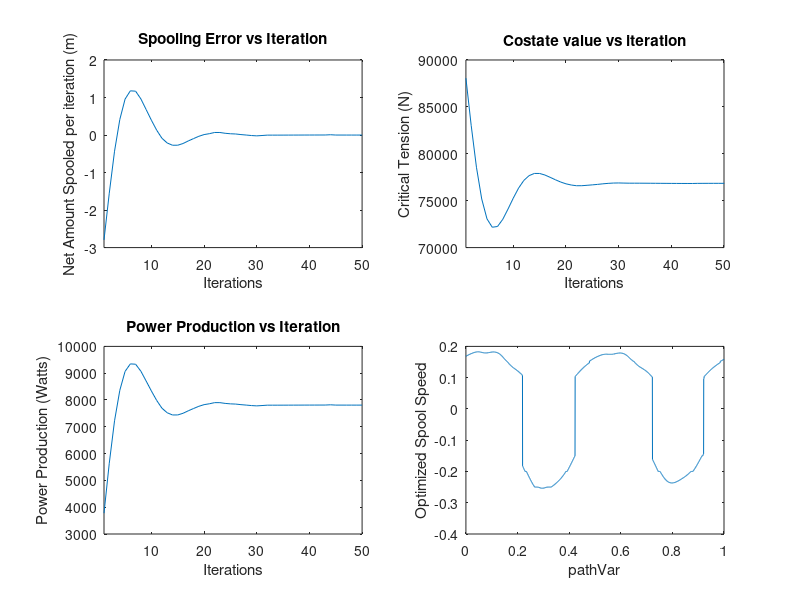

Write MATLAB code to recreate this figure. (Note: this script raises an error after producing the figure.)
load('endbehaviorfixed.mat')
spoolSpeeds=-.4:.05:.4;
mid=ceil(length(spoolSpeeds)/2);
clear Ten
tempTen = [];
Ten=zeros(2000);
xopts=linspace(spoolSpeeds(1),spoolSpeeds(end),2000);
for ii = 1:length(spoolSpeeds)
    %Create a 2000xN Tension surface where N is the number of spool speeds
    %that were simulated
    tempTen=[tempTen interp1(pathVars{ii},tens{ii},linspace(0,1,2000),'linear','extrap')'];  
end
%tempTen is 2000x17 2000 path variables and 17 spoolSpeeds
for ii = 1:2000
    %Create a 2000xN Tension surface where N is the number of spool speeds
    %that were simulated
    Ten(ii,:)=interp1(spoolSpeeds,tempTen(ii,:),xopts);
end
clear p spoolTotal speeds pow

timediffs=diff(interp1(pathVars{mid},times{mid},linspace(0,1,2000),'linear','extrap'));
timediffs=[timediffs timediffs(end)];
p(1)=mean(mean(Ten));
n=50;
speeds = cell(1,n);
spoolTotalSum = 0;
spoolTotalSumSum = 0;
errorTotalSum = 0;
pow = zeros(1,n);
for i = 1:n
    %%
    if mod(i,10)==0
        disp(100*i/n)
    end
    speeds{i} = zeros(1,2000);
    energy(i)=0;
    %%
    for ii = 1:2000
        hamil = @(x) (p(i)-Ten(ii,xopts==x)).*x;
        [~,bestind]=min(hamil(xopts));
        bestspeed=xopts(bestind);
        tenbest=Ten(ii,bestind);
        speeds{i}(ii)=bestspeed;
        energy(i) = energy(i) + (tenbest*bestspeed*timediffs(ii));
        %% Animation stuff
        if false && i == 50 && mod(ii,5)==0
            if ii==5
                figure;
            end
            plot(xopts,Ten(ii,:))
            hold on
            plot(xopts,ones(size(xopts))*p(i))
            if bestspeed>0
                rectangle('Position',[0,p(i),bestspeed,tenbest-p(i)],'faceColor','c')
            else
                rectangle('Position',[bestspeed,tenbest,-bestspeed,p(i)-tenbest],'faceColor','c');
            end
            plot([bestspeed bestspeed],[min(min(Ten)) max(max(Ten))],'r--')
            ylim([min(min(Ten)) max(max(Ten))])
            legend('Current Tension Profile','Critical Tension','Optimal Spool Speed')
            ylabel('Tension')
            title(sprintf('Tension at Path Variable = %4.3f',ii/2000))
            xlabel('spool speed');
            hold off
            pause(.01)
            if false
                filename="rec_anim.gif";
                frame = getframe(gcf); 
                im = frame2im(frame); 
                [imind,cm] = rgb2ind(im,256); 
                if ii == 5 
                  imwrite(imind,cm,filename,'gif', 'Loopcount',inf); 
                else 
                  imwrite(imind,cm,filename,'gif','DelayTime',.01,'WriteMode','append'); 
                end 
            end
        end
    end
    spoolTotal(i) = sum(speeds{i}.*timediffs);
    spoolTotalSum = spoolTotalSum + spoolTotal(i);
    spoolTotalSumSum = spoolTotalSumSum + spoolTotalSum;
    
    
    kp=1200;
    ki=600;
    p(i+1)=kp*spoolTotalSum + ki*spoolTotalSumSum + p(1);
end
%%
figure;
subplot(2,2,1);plot(spoolTotal)
xlabel('Iterations')
ylabel('Net Amount Spooled per iteration (m)')
title('Spooling Error vs Iteration')
subplot(2,2,2);plot(p)
xlabel('Iterations')
ylabel('Critical Tension (N)')
title('Costate value vs iteration')
subplot(2,2,3);plot(energy/range(times{mid}))
xlabel('Iterations')
ylabel('Power Production (Watts)')
title('Power Production vs Iteration')
linkaxes(findall(gcf,'Type','axes'),'x')
xlim([1 inf])
subplot(2,2,4);plot(linspace(0,1,2000),speeds{end})
xlabel('pathVar')
ylabel('Optimized Spool Speed')
% title=sprintf('Final Optimized Spooling Strategy\nSpools Out %4.2f%% of the time',100*length(speeds{end}(speeds{end}>0))/length(speeds{end}));
nums=1:2000;
nums=nums(speeds{end}>0);
title(['Final Optimized Spooling Strategy' newline 'Spools Out ' char(string(100*length(speeds{end}(speeds{end}>0))/length(speeds{end}))) '% of the path'])
% title(['Final Optimized Spooling Strategy' newline 'Spools Out ' char(string(100* sum(timediffs(speeds{end}>0))/sum(timediffs))) '% of the path'])

%% 
s=linspace(0,1,2000)';
figure;h=surf(spoolSpeeds,s,Ten);set(h,'LineStyle','none')
hold on
if exist('p','var')
    h1=surf(spoolSpeeds,s,p(end)*ones(size(Ten)),'FaceColor','c');
    set(h1,'LineStyle','none')
end
%%
% figure
% cmap=jet(17);
% for i=[1:17]
%     timediffs1=diff(interp1(pathVars{i},times{i},linspace(0,1,2000),'linear','extrap'));
%     timediffs1=[timediffs1 timediffs1(end)];
%     plot(linspace(0,1,2000),timediffs1,'Color',cmap(i,:),'lineWidth',interp1(1:17,1:2,i))
%     hold on
%     maxomin(i) = max(diff(interp1(pathVars{i},times{i},linspace(0,.99,2000),'linear','extrap')))/min(diff(interp1(pathVars{i},times{i},linspace(0,.99,2000),'linear','extrap')));
% end
% colormap jet
% caxis([-.4 .4])
% colorbar
% xlabel('Path Variable')
% ylabel('Time to move .001 path Variable (s)')
% % xlim([0,.99])